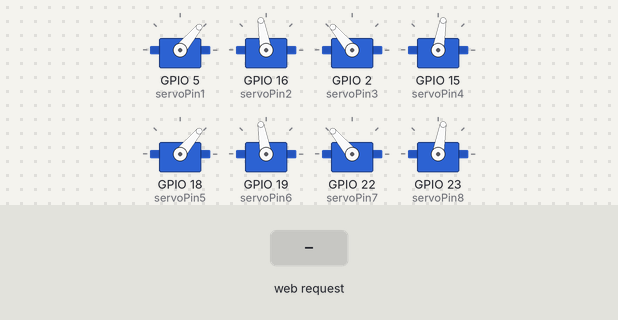
A sketch run on a simulated ESP32. On the bench: 8 × servo. The inputs (shaded band) are chosen by the test bench. WiFi joins after 1.5 s; servers stay silent unless stated; what the sketch prints to the serial monitor is not drawn.

Above: at 2.7 s.
2.8 s: HTTP request GET /?value= received
At 3.3 s:
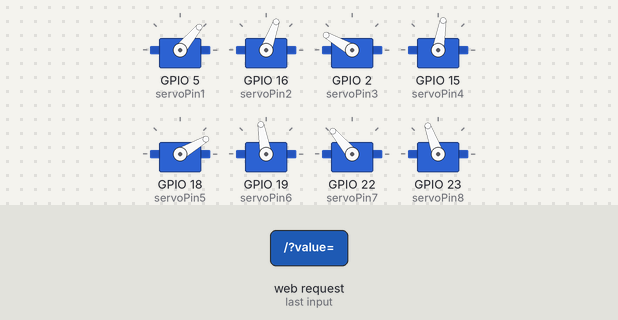
Timing chart, 0 to 5.8 s (numbered marks = the images above; inputs shaded):
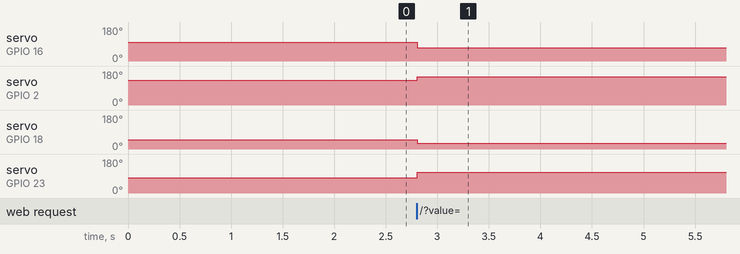

Measured:
- after the input at 2.8 s, servo on GPIO 16 (servoPin2): 100° → 70° at once; servo on GPIO 2 (servoPin3): 130° → 150° at once; servo on GPIO 18 (servoPin5): 50° → 30° at once; servo on GPIO 23 (servoPin8): 80° → 110° at once

The sketch:

Robot_Soft_3.0.ino
```cpp
#include <WiFi.h>
#include <ESP32Servo.h>

const char* ssid = "SFR_89F0";
const char* password = "tnr46rmdb9dvh23tqdz5";
WiFiServer server(80);
// Variable to store the HTTP request
String header;

// Auxiliar variables to store the current output state
String output26State = "off";
String output27State = "off";

// Current time
unsigned long currentTime = millis();
// Previous time
unsigned long previousTime = 0;
// Define timeout time in milliseconds (example: 2000ms = 2s)
const long timeoutTime = 2000;

//Servo setup
Servo R1;
int servoPin1 = 5;
Servo R2;
int servoPin2 = 16;
Servo L1;
int servoPin3 = 2;
Servo L2;
int servoPin4 = 15;
Servo Rb1;
int servoPin5 = 18;
Servo Rb2;
int servoPin6 = 19;
Servo Lb1;
int servoPin7 = 22;
Servo Lb2;
int servoPin8 = 23;

// Decode HTTP GET value
String valueString = String(5);
int pos1 = 0;
int pos2 = 0;

void setup() {
  R1.attach(servoPin1);
  R2.attach(servoPin2);
  L1.attach(servoPin3);
  L2.attach(servoPin4);
  Rb1.attach(servoPin5);
  Rb2.attach(servoPin6);
  Lb1.attach(servoPin7);
  Lb2.attach(servoPin8);

  R1.write(50);
  R2.write(100);
  L1.write(180 - 50);
  L2.write(180 - 100);
  Rb1.write(50);
  Rb2.write(100);
  Lb1.write(180 - 50);
  Lb2.write(180 - 100);


  Serial.begin(115200);

  // Connect to Wi-Fi network with SSID and password
  Serial.print("Connecting to ");
  Serial.println(ssid);
  WiFi.begin(ssid, password);
  while (WiFi.status() != WL_CONNECTED) {
    delay(500);
    Serial.print(".");
  }
  // Print local IP address and start web server
  Serial.println("");
  Serial.println("WiFi connected.");
  Serial.println("IP address: ");
  Serial.println(WiFi.localIP());
  server.begin();
}

int walkspeed = 200;

void rest() {
  R1.write(50);
  R2.write(100);
  L1.write(180 - 50);
  L2.write(180 - 100);
  Rb1.write(50);
  Rb2.write(100);
  Lb1.write(180 - 50);
  Lb2.write(180 - 100);
}


void walk() {

  //int itera = 10;
  //int walkspeed = 250;

  int one1 = 50; int two1 = 90;
  int one2 = 40; int two2 = 60;

  //int i = 0;
  //while(i < itera) {

    R1.write(one1); R2.write(two1);
    Lb1.write(180 - one1); Lb2.write(180 - two1);

    L1.write(180 - one2); L2.write(180 - two2);
    Rb1.write(one2); Rb2.write(two2);

    delay(walkspeed);

    R1.write(one2); R2.write(two2);
    Lb1.write(180 - one2); Lb2.write(180 - two2);

    L1.write(180 - one1); L2.write(180 - two1);
    Rb1.write(one1); Rb2.write(two1);

    delay(walkspeed);

  //  i++;
  //}

  //rest();

}


void trot() {

  //int itera = 1;
  //int walkspeed = 200;

  int one1 = 30; int two1 = 100;
  int one2 = 50; int two2 = 70;

  //int i = 0;
  //while(i < itera) {

    R1.write(one1); R2.write(two1);
    Lb1.write(180 - one1); Lb2.write(180 - two1);

    L1.write(180 - one2); L2.write(180 - two2);
    Rb1.write(one2); Rb2.write(two2);

    delay(walkspeed);

    R1.write(one2); R2.write(two2);
    Lb1.write(180 - one2); Lb2.write(180 - two2);

    L1.write(180 - one1); L2.write(180 - two1);
    Rb1.write(one1); Rb2.write(two1);

    delay(walkspeed);

  //  i++;
  //}

  //rest();

}

void runLoop() {
  if(header.indexOf("GET /?value=")>=0) {
    pos1 = header.indexOf('=');
    pos2 = header.indexOf('&');
    valueString = header.substring(pos1+1, pos2);
    walkspeed = valueString.toInt() * 10;
    trot();
    runLoop();
  }else{
    trot();
    runLoop();
  }
}

void loop(){

  WiFiClient client = server.available();   // Listen for incoming clients

  if (client) {                             // If a new client connects,
    currentTime = millis();
    previousTime = currentTime;
    Serial.println("New Client.");          // print a message out in the serial port
    String currentLine = "";                // make a String to hold incoming data from the client
    while (client.connected() && currentTime - previousTime <= timeoutTime) {  // loop while the client's connected
      currentTime = millis();
      if (client.available()) {             // if there's bytes to read from the client,
        char c = client.read();             // read a byte, then
        Serial.write(c);                    // print it out the serial monitor
        header += c;
        if (c == '\n') {                    // if the byte is a newline character
          // if the current line is blank, you got two newline characters in a row.
          // that's the end of the client HTTP request, so send a response:
          if (currentLine.length() == 0) {
            // HTTP headers always start with a response code (e.g. HTTP/1.1 200 OK)
            // and a content-type so the client knows what's coming, then a blank line:
            client.println("HTTP/1.1 200 OK");
            client.println("Content-type:text/html");
            client.println("Connection: close");
            client.println();


            /*
            if (header.indexOf("GET /forward") >= 0) {
              walk();
            } else if (header.indexOf("GET /foleft") >= 0) {
              walkLeft();
            } else if (header.indexOf("GET /stand") >= 0) {
              trot();
            }
            */

            // Display the HTML web page
            client.println("<!DOCTYPE html><html>");
            client.println("<head><meta name=\"viewport\" content=\"width=device-width, initial-scale=1\">");
            client.println("<link rel=\"icon\" href=\"data:,\">");
            // CSS to style the on/off buttons
            // Feel free to change the background-color and font-size attributes to fit your preferences
            client.println("<style>body { text-align: center; font-family: \"Trebuchet MS\", Arial; margin-left:auto; margin-right:auto;}");
            client.println(".slider { width: 300px; }</style>");
            client.println("<script src=\"https://ajax.googleapis.com/ajax/libs/jquery/3.3.1/jquery.min.js\"></script>");

            // Web Page
            client.println("</head><body><h1>ESP32 with Servo</h1>");
            client.println("<p>Position: <span id=\"servoPos\"></span></p>");
            client.println("<input type=\"range\" min=\"0\" max=\"180\" class=\"slider\" id=\"servoSlider\" onchange=\"servo(this.value)\" value=\""+valueString+"\"/>");

            client.println("<script>");
            /*
            client.println("var slider = document.getElementById(\"servoSlider\");");
            client.println("var servoP = document.getElementById(\"servoPos\"); servoP.innerHTML = slider.value;");
            client.println("slider.oninput = function() { slider.value = this.value; servoP.innerHTML = this.value; }");
            client.println("$.ajaxSetup({timeout:1000}); function servo(pos) { ");
            client.println("$.get(\"/?value=\" + pos + \"&\"); {Connection: close};}");
            */
            client.println("const slider = document.getElementById(\"servoSlider\"); const servoP = document.getElementById(\"servoPos\"); let timer; servoP.innerHTML = slider.value; slider.addEventListener(\"input\", function() { slider.value = this.value; servoP.innerHTML = this.value; }); function sendAjaxRequest(pos) { $.ajax({ url: \"/\", data: { value: pos }, type: \"GET\", timeout: 1000, headers: { Connection: \"close\" }, success: ");
            client.println("function() { console.log(`Sent servo position ${pos} to server`); }, error: function(xhr, status, error) { console.log(`Error sending servo position: ${error}`); } }); } slider.addEventListener(\"change\", function() { clearInterval(timer); timer = setInterval(function() { sendAjaxRequest(slider.value); }, 100); });");
            client.println("</script>");

            client.println("</body></html>");

            //GET /?value=180& HTTP/1.1

            if(header.indexOf("GET /?value=")>=0) {
              pos1 = header.indexOf('=');
              pos2 = header.indexOf('&');
              valueString = header.substring(pos1+1, pos2);

              //Rotate the servo
              //R1.write(valueString.toInt());
              walkspeed = valueString.toInt() * 10;
              if(walkspeed > 1000){
                rest();
              }else if(walkspeed > 150){
                walk();
              }else{
                trot();
              }

            }

            //runLoop();

            // The HTTP response ends with another blank line
            client.println();


            // Break out of the while loop
            break;
          } else { // if you got a newline, then clear currentLine
            currentLine = "";
          }
        } else if (c != '\r') {  // if you got anything else but a carriage return character,
          currentLine += c;      // add it to the end of the currentLine
        }
      }
    }
    // Clear the header variable
    header = "";
    // Close the connection
    client.stop();
    Serial.println("Client disconnected.");
    Serial.println("");
  }
}
```
